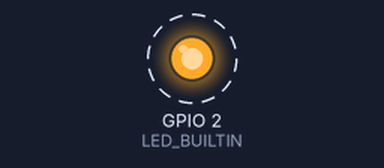
The program below on a simulated ESP32. On the bench: output pins drawn as LEDs (lit = HIGH). Dashed ring = blinking.

Above: at 0.5 s.
Timing chart, 0 to 4.6 s (numbered marks = the images above):
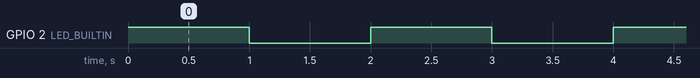

Measured:
- by itself, GPIO 2 (LED_BUILTIN): alternates HIGH for 1.0 s and LOW for 1.0 s

The program:

main.cpp
```cpp
/*****************************************************
/
/ RODI Controller
/ (C) 2020 Claudio Guareschi
/ V 0.00.01
/
*****************************************************/

#include <Arduino.h>

#include <ArduinoOTA.h>
#include <FS.h>
#include <SPIFFS.h>
#include <ESPmDNS.h>
#include <WiFi.h>
#include <AsyncTCP.h>

#include <ESPAsyncWebServer.h>
#include <SPIFFSEditor.h>

void setup() {
  // put your setup code here, to run once:
  pinMode(LED_BUILTIN, OUTPUT);
}
void loop() {
  // put your main code here, to run repeatedly:
  digitalWrite(LED_BUILTIN, HIGH);
  delay(1000);
  digitalWrite(LED_BUILTIN, LOW);
  delay(1000);
}
```
